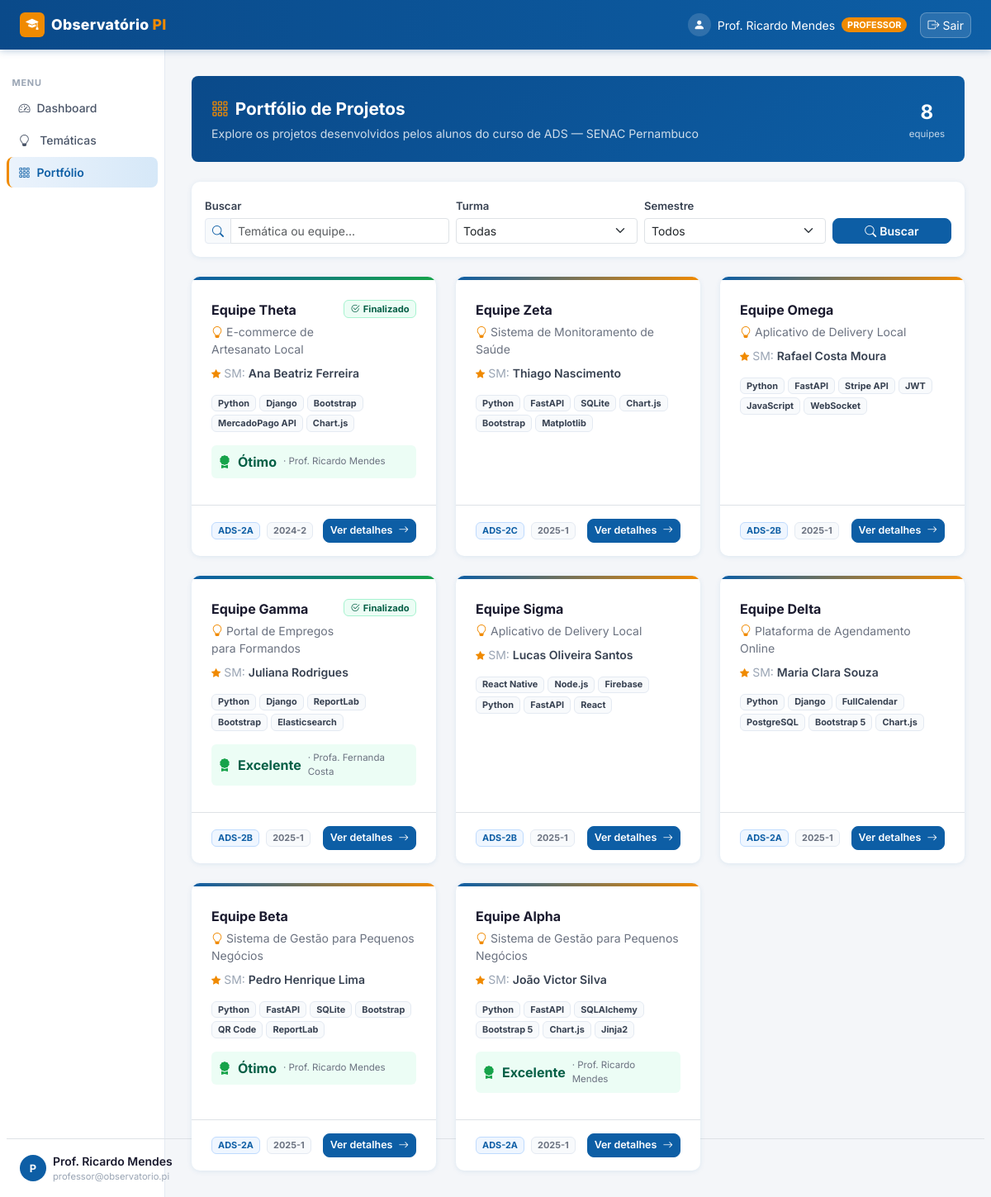
The page /portfolio (signed in) on the database its author committed.
### observatorio_pi/app/models/user.py (models this page shows)
class User(Base):
    __tablename__ = "users"
    id           = Column(Integer, primary_key=True, index=True)
    nome         = Column(String, nullable=False)
    email        = Column(String, unique=True, index=True, nullable=False)
    senha_hash   = Column(String, nullable=False)
    tipo         = Column(String, default="ALUNO", nullable=False)
    ativo        = Column(Boolean, default=True, nullable=False)
    bio          = Column(Text, default="")          # apresentação pessoal
    linkedin     = Column(String, default="")        # URL LinkedIn
    github       = Column(String, default="")        # URL GitHub
    portfolio_url= Column(String, default="")        # site/portfolio pessoal
    area_interesse = Column(String, default="")      # ex: "Backend, IA, Mobile"
    cidade       = Column(String, default="")        # localização
    telefone     = Column(String, default="")        # contato para empresas

### observatorio_pi/app/models/project.py (models this page shows)
class Equipe(Base):
    __tablename__ = "equipes"
    id              = Column(Integer, primary_key=True, index=True)
    nome            = Column(String, nullable=False)          # ex: "Equipe Alpha"
    tematica_id     = Column(Integer, ForeignKey("tematicas.id"), nullable=False)
    scrum_master_id = Column(Integer, ForeignKey("users.id"), nullable=True)  # aluno líder
    status          = Column(String, default="EM_ANDAMENTO")  # EM_ANDAMENTO, FINALIZADO
    criado_em       = Column(DateTime, default=lambda: datetime.now(timezone.utc))
    tematica        = relationship("Tematica", back_populates="equipes")
    scrum_master    = relationship("User", foreign_keys=[scrum_master_id])
    membros         = relationship("EquipeMembro", back_populates="equipe", cascade="all, delete-orphan")
    entregas        = relationship("EntregaProjeto", back_populates="equipe", cascade="all, delete-orphan")
    avaliacoes      = relationship("Avaliacao", back_populates="equipe", cascade="all, delete-orphan")

class Tematica(Base):
    __tablename__ = "tematicas"
    id              = Column(Integer, primary_key=True, index=True)
    titulo          = Column(String, nullable=False)
    descricao       = Column(Text, default="")
    turma_id        = Column(Integer, ForeignKey("turmas.id"), nullable=False)
    professor_id    = Column(Integer, ForeignKey("users.id"), nullable=True)   # professor responsável
    status          = Column(String, default="ABERTA")  # ABERTA, EM_ANDAMENTO, CONCLUIDA
    criado_em       = Column(DateTime, default=lambda: datetime.now(timezone.utc))
    atualizado_em   = Column(DateTime, default=lambda: datetime.now(timezone.utc))
    turma           = relationship("Turma", back_populates="tematicas")
    professor       = relationship("User", foreign_keys=[professor_id])
    equipes         = relationship("Equipe", back_populates="tematica", cascade="all, delete-orphan")

class Avaliacao(Base):
    __tablename__ = "avaliacoes"
    id                  = Column(Integer, primary_key=True, index=True)
    equipe_id           = Column(Integer, ForeignKey("equipes.id"), nullable=False)
    professor_id        = Column(Integer, ForeignKey("users.id"), nullable=False)
    conceito_conteudo       = Column(String, default="BOM")
    conceito_tecnica        = Column(String, default="BOM")
    conceito_apresentacao   = Column(String, default="BOM")
    conceito_inovacao       = Column(String, default="BOM")
    conceito_equipe         = Column(String, default="BOM")
    conceito_final          = Column(String, default="BOM")
    comentario          = Column(Text, default="")
    data_avaliacao      = Column(DateTime, default=lambda: datetime.now(timezone.utc))
    equipe              = relationship("Equipe", back_populates="avaliacoes")
    professor           = relationship("User", foreign_keys=[professor_id])

class Turma(Base):
    __tablename__ = "turmas"
    id           = Column(Integer, primary_key=True, index=True)
    nome         = Column(String, nullable=False)           # ex: "ADS-2A"
    semestre     = Column(String, nullable=False)           # ex: "2025-1"
    descricao    = Column(Text, default="")
    ativa        = Column(Boolean, default=True, nullable=False)
    criado_em    = Column(DateTime, default=lambda: datetime.now(timezone.utc))
    tematicas    = relationship("Tematica", back_populates="turma", cascade="all, delete-orphan")

### observatorio_pi/app/main.py (the view)
@app.get("/portfolio", response_class=HTMLResponse)
def portfolio_view(request: Request, busca: str = "", filtro_turma: str = "", filtro_semestre: str = "", db: Session = Depends(get_db)):
    usuario = get_usuario_logado(request, db)
    if not usuario:
        return RedirectResponse(url="/", status_code=303)
    query = db.query(Equipe).join(Tematica).join(Turma)
    if filtro_turma:
        query = query.filter(Turma.id == int(filtro_turma))
    if filtro_semestre:
        query = query.filter(Turma.semestre == filtro_semestre)
    if busca:
        query = query.filter(Tematica.titulo.ilike(f"%{busca}%") | Equipe.nome.ilike(f"%{busca}%"))
    equipes = query.order_by(Equipe.criado_em.desc()).all()
    turmas = db.query(Turma).filter(Turma.ativa == True).order_by(Turma.nome).all()
    semestres = [r[0] for r in db.query(Turma.semestre).distinct().all() if r[0]]
    return templates.TemplateResponse("portfolio.html", {
        "request": request, "usuario": usuario, "equipes": equipes,
        "turmas": turmas, "semestres": semestres,
        "busca": busca, "filtro_turma": filtro_turma, "filtro_semestre": filtro_semestre,
        "conceito_label": CONCEITO_LABEL,
        "active_page": "portfolio",
    })

### observatorio_pi/app/templates/portfolio.html (shortened to what this page needs)
{% extends "base_auth.html" %}
{% block content %}
<div class="rounded-3 p-4 mb-4" style="background:linear-gradient(135deg,var(--senac-blue-dark) 0%,var(--senac-blue) 100%);color:#fff;">
    <div class="row align-items-center">
        <div class="col">
            <div class="fw-bold mb-1" style="font-size:1.3rem;"><i class="bi bi-grid-3x3-gap me-2" style="color:var(--senac-orange);"></i>Portfólio de Projetos</div>
            <div style="opacity:.8;font-size:.88rem;">Explore os projetos desenvolvidos pelos alunos do curso de ADS — SENAC Pernambuco</div>
        </div>
        <div class="col-auto d-none d-md-block text-center">
            <div class="fw-bold fs-4">{{ equipes|length }}</div>
            <div style="font-size:.72rem;opacity:.75;">equipes</div>
        </div>
    </div>
</div>
<div class="card p-3 mb-4">
    <form method="get" action="/portfolio" class="row g-2 align-items-end">
        <div class="col-sm-4">
            <label class="form-label fw-semibold mb-1" style="font-size:.82rem;color:#374151;">Buscar</label>
            <div class="input-group input-group-sm">
                <span class="input-group-text" style="background:#f8fafc;border-color:#e4eaf2;"><i class="bi bi-search" style="color:var(--senac-blue);"></i></span>
                <input type="text" name="busca" class="form-control" placeholder="Temática ou equipe..." value="{{ busca }}">
            </div>
        </div>
        <div class="col-sm-3">
            <label class="form-label fw-semibold mb-1" style="font-size:.82rem;color:#374151;">Turma</label>
            <select name="filtro_turma" class="form-select form-select-sm">
                <option value="">Todas</option>
            </select>
        </div>
        <div class="col-sm-3">
            <label class="form-label fw-semibold mb-1" style="font-size:.82rem;color:#374151;">Semestre</label>
            <select name="filtro_semestre" class="form-select form-select-sm">
                <option value="">Todos</option>
            </select>
        </div>
        <div class="col-sm-2 d-flex gap-2">
            <button type="submit" class="btn btn-primary btn-sm w-100" style="border-radius:8px;"><i class="bi bi-search me-1"></i>Buscar</button>
        </div>
    </form>
</div>
{% if equipes %}
<div class="row g-4">
    {% for eq in equipes %}
    <div class="col-md-6 col-xl-4">
        <div class="card h-100" style="overflow:hidden;transition:box-shadow .15s,transform .15s;"
             onmouseover="this.style.boxShadow='0 8px 24px rgba(13,94,165,.16)';this.style.transform='translateY(-3px)'"
             onmouseout="this.style.boxShadow='';this.style.transform=''">
            <div style="height:4px;background:{% if eq.status=='FINALIZADO' %}linear-gradient(90deg,var(--senac-blue),#16a34a){% else %}linear-gradient(90deg,var(--senac-blue),var(--senac-orange)){% endif %};"></div>
            <div class="card-body p-4">
                <div class="d-flex justify-content-between align-items-start mb-2">
                    <div>
                        <div class="fw-bold mb-1" style="color:#1a1a2e;">{{ eq.nome }}</div>
                        {% if eq.tematica %}<div class="small" style="color:#6b7280;"><i class="bi bi-lightbulb me-1" style="color:var(--senac-orange);"></i>{{ eq.tematica.titulo[:50] }}</div>{% endif %}
                    </div>
                    {% if eq.status == 'FINALIZADO' %}<span class="badge ms-2 flex-shrink-0" style="background:#ecfdf5;color:#065f46;border:1px solid #a7f3d0;font-size:.7rem;"><i class="bi bi-check2-circle me-1"></i>Finalizado</span>{% endif %}
                </div>
                {% if eq.scrum_master %}<div class="small mb-3" style="color:#9aa5b4;"><i class="bi bi-star-fill me-1" style="color:var(--senac-orange);font-size:.7rem;"></i>SM: <a href="/alunos/{{ eq.scrum_master.id }}" class="fw-semibold text-decoration-none" style="color:#374151;" onclick="event.stopPropagation()">{{ eq.scrum_master.nome }}</a></div>{% endif %}
                {% if eq.entregas %}
                <div class="mb-3">
                    {% set tags_todas = [] %}
                    {% for e in eq.entregas %}{% for tag in e.tecnologias.split(',') %}{% set tag=tag.strip() %}{% if tag and tag not in tags_todas %}{% set _ = tags_todas.append(tag) %}{% endif %}{% endfor %}{% endfor %}
                    {% if tags_todas %}<div class="d-flex flex-wrap gap-1">{% for tag in tags_todas[:6] %}<span class="badge" style="background:#f8fafc;color:#374151;border:1px solid #e4eaf2;font-size:.68rem;">{{ tag }}</span>{% endfor %}</div>{% endif %}
                </div>
                {% endif %}
                {% if eq.avaliacoes %}
                {% set av = eq.avaliacoes[0] %}
                <div class="d-flex align-items-center gap-2 p-2 rounded-2 mb-2" style="background:#ecfdf5;">
                    <i class="bi bi-award-fill" style="color:#16a34a;"></i>
                    <span class="fw-bold" style="color:#065f46;">{{ conceito_label[av.conceito_final] }}</span>
                    <span style="font-size:.72rem;color:#6b7280;">· {{ av.professor.nome }}</span>
                </div>
                {% endif %}
            </div>
            <div class="card-footer bg-transparent border-top px-4 py-3 d-flex justify-content-between align-items-center">
                <div class="d-flex gap-2">
                    {% if eq.tematica and eq.tematica.turma %}<span class="badge" style="background:#eff6ff;color:var(--senac-blue);border:1px solid #bfdbfe;font-size:.68rem;">{{ eq.tematica.turma.nome }}</span><span class="badge" style="background:#f8fafc;color:#6b7280;border:1px solid #e4eaf2;font-size:.68rem;">{{ eq.tematica.turma.semestre }}</span>{% endif %}
                </div>
                <a href="/equipes/{{ eq.id }}" class="btn btn-primary btn-sm" style="border-radius:8px;font-size:.78rem;">Ver detalhes <i class="bi bi-arrow-right ms-1"></i></a>
            </div>
        </div>
    </div>
    {% endfor %}
</div>
{% else %}
<div class="card"><div class="text-center py-5" style="color:#9aa5b4;"><i class="bi bi-search fs-2 d-block mb-2"></i>Nenhum projeto encontrado.<div class="mt-3"><a href="/portfolio" class="btn btn-outline-primary btn-sm" style="border-radius:8px;">Ver todos</a></div></div></div>
{% endif %}
{% endblock %}

### observatorio_pi/app/templates/base_auth.html (shortened to what this page needs)
{% extends "base.html" %}
{% block body %}
<nav class="navbar navbar-senac navbar-expand-lg">
    <div class="container-fluid px-4">
        <a class="navbar-brand d-flex align-items-center gap-2" href="/dashboard">
            <div style="background:var(--senac-orange);border-radius:6px;width:30px;height:30px;display:flex;align-items:center;justify-content:center;">
                <i class="bi bi-mortarboard-fill text-white" style="font-size:.95rem;"></i>
            </div>
            <span>Observatório <span class="brand-dot">PI</span></span>
        </a>
        <div class="ms-auto d-flex align-items-center gap-3">
            <span class="text-white-50 small d-none d-sm-flex align-items-center gap-2">
                <span style="width:28px;height:28px;background:rgba(255,255,255,.15);border-radius:50%;display:flex;align-items:center;justify-content:center;">
                    <i class="bi bi-person-fill text-white"></i>
                </span>
                <span class="text-white">{{ usuario.nome }}</span>
                <span class="badge rounded-pill" style="background:var(--senac-orange);font-size:.68rem;font-weight:700;">{{ usuario.tipo }}</span>
            </span>
            <a href="/logout" class="btn btn-sm d-flex align-items-center gap-1"
               style="background:rgba(255,255,255,.12);color:#fff;border:1px solid rgba(255,255,255,.25);border-radius:8px;">
                <i class="bi bi-box-arrow-right"></i><span class="d-none d-sm-inline">Sair</span>
            </a>
        </div>
    </div>
</nav>
<div class="container-fluid g-0">
    <div class="row g-0">
        <nav class="col-md-2 d-none d-md-block sidebar">
            <div class="sidebar-section-label">Menu</div>
            <ul class="nav flex-column px-2">
                <li class="nav-item">
                    <a class="nav-link {% if active_page == 'dashboard' %}active{% endif %}" href="/dashboard">
                        <i class="bi bi-speedometer2 me-2"></i>Dashboard
                    </a>
                </li>
                <li class="nav-item">
                    <a class="nav-link {% if active_page == 'tematicas' %}active{% endif %}" href="/tematicas">
                        <i class="bi bi-lightbulb me-2"></i>
                        {% if usuario.tipo == 'ALUNO' %}Minhas Temáticas{% else %}Temáticas{% endif %}
                    </a>
                </li>
                <li class="nav-item">
                    <a class="nav-link {% if active_page == 'portfolio' %}active{% endif %}" href="/portfolio">
                        <i class="bi bi-grid-3x3-gap me-2"></i>Portfólio
                    </a>
                </li>
            </ul>
            <div class="px-3 pt-3 border-top mx-2" style="position:absolute;bottom:1rem;left:0;right:0;">
                <div class="d-flex align-items-center gap-2">
                    <div class="rounded-circle d-flex align-items-center justify-content-center flex-shrink-0"
                         style="width:32px;height:32px;background:var(--senac-blue);color:#fff;font-size:.8rem;font-weight:700;">
                        {{ usuario.nome[0].upper() }}
                    </div>
                    <div style="min-width:0;">
                        <div class="small fw-semibold text-truncate" style="color:#1a1a2e;">{{ usuario.nome }}</div>
                        <div class="text-truncate" style="font-size:.7rem;color:#9aa5b4;">{{ usuario.email }}</div>
                    </div>
                </div>
            </div>
        </nav>
        <main class="col-md-10 main-content" style="min-height:calc(100vh - 60px);">
            {% block content %}{% endblock %}
        </main>
    </div>
</div>
{% endblock %}

### rows shown on the page
User: nome "Prof. Ricardo Mendes", tipo "PROFESSOR", nome "P", email "professor@observatorio.pi", professor.nome "Prof. Ricardo Mendes"
Equipe: nome "Equipe Theta", tematica "E-commerce de Artesanato Local", status "FINALIZADO" (drawn), scrum_master.nome "Ana Beatriz Ferreira", 6 "Python" "Django" "Bootstrap" "MercadoPago API" "Chart.js", tematica.turma.nome "ADS-2A", tematica.turma.semestre "2024-2"
Avaliacao: conceito_final "Ótimo"
Equipe: nome "Equipe Zeta", tematica "Sistema de Monitoramento de Saúde", scrum_master.nome "Thiago Nascimento", 6 "Python" "FastAPI" "SQLite" "Chart.js" "Bootstrap" "Matplotlib", tematica.turma.nome "ADS-2C", tematica.turma.semestre "2025-1"
Equipe: nome "Equipe Omega", tematica "Aplicativo de Delivery Local", scrum_master.nome "Rafael Costa Moura", 6 "Python" "FastAPI" "Stripe API" "JWT" "JavaScript" "WebSocket", tematica.turma.nome "ADS-2B", tematica.turma.semestre "2025-1"
Equipe: nome "Equipe Gamma", tematica "Portal de Empregos para Formandos", status "FINALIZADO" (drawn), scrum_master.nome "Juliana Rodrigues", 6 "Python" "Django" "ReportLab" "Bootstrap" "Elasticsearch", tematica.turma.nome "ADS-2B", tematica.turma.semestre "2025-1"
Avaliacao: conceito_final "Excelente"
User: professor.nome "Profa. Fernanda Costa"
Equipe: nome "Equipe Sigma", tematica "Aplicativo de Delivery Local", scrum_master.nome "Lucas Oliveira Santos", 6 "React Native" "Node.js" "Firebase" "Python" "FastAPI" "React", tematica.turma.nome "ADS-2B", tematica.turma.semestre "2025-1"
Equipe: nome "Equipe Delta", tematica "Plataforma de Agendamento Online", scrum_master.nome "Maria Clara Souza", 6 "Python" "Django" "FullCalendar" "PostgreSQL" "Bootstrap 5" "Chart.js", tematica.turma.nome "ADS-2A", tematica.turma.semestre "2025-1"
Equipe: nome "Equipe Beta", tematica "Sistema de Gestão para Pequenos Negócios", scrum_master.nome "Pedro Henrique Lima", 6 "Python" "FastAPI" "SQLite" "Bootstrap" "QR Code" "ReportLab", tematica.turma.nome "ADS-2A", tematica.turma.semestre "2025-1"
Avaliacao: conceito_final "Ótimo"
Equipe: nome "Equipe Alpha", tematica "Sistema de Gestão para Pequenos Negócios", scrum_master.nome "João Victor Silva", 6 "Python" "FastAPI" "SQLAlchemy" "Bootstrap 5" "Chart.js" "Jinja2", tematica.turma.nome "ADS-2A", tematica.turma.semestre "2025-1"
Avaliacao: conceito_final "Excelente"

### other values the page prints
{{ equipes|length }} "8"
